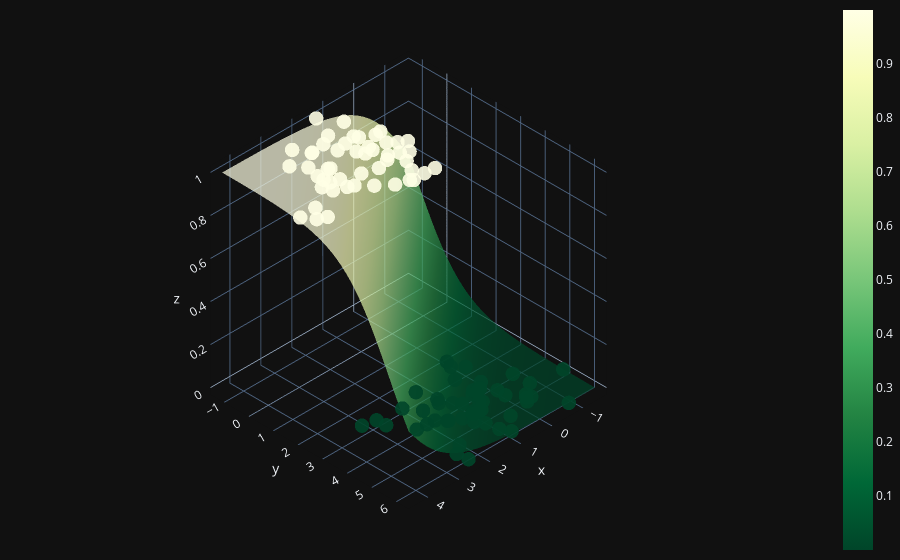

Source (notebook cell):
### Code cell
X0 = np.linspace(X[:, 0].min(), X[:, 0].max(), 100)
X1 = np.linspace(X[:, 1].min(), X[:, 1].max(), 100)
xx0, xx1 = np.meshgrid(X0, X1)
Z = W[0] * xx0 + W[1] * xx1 + b
A = 1 / (1 + np.exp(-Z))

fig = (gObj.Figure(data=[gObj.Surface(z=A, x=xx0, y=xx1, colorscale='YlGn', opacity = 0.7, reversescale=True)]))

fig.add_scatter3d(x=X[:, 0].flatten(), y=X[:, 1].flatten(), z=y.flatten(), mode='markers', marker=dict(size=5, color=y.flatten(), colorscale='YlGn', opacity = 0.9, reversescale=True))


fig.update_layout(template= "plotly_dark", margin=dict(l=0, r=0, b=0, t=0))
fig.layout.scene.camera.projection.type = "orthographic"
fig.show()

### Figure 1 — Plotly figure (JSON) as saved in the notebook; plotly's stock layout.template omitted (floating-point values rounded to 4 significant figures; data arrays with more than 128 entries replaced by an {"elided": "..."} marker saying what was removed)
{"data": [{"colorscale": [[0, "rgb(255,255,229)"], [0.125, "rgb(247,252,185)"], [0.25, "rgb(217,240,163)"], [0.375, "rgb(173,221,142)"], [0.5, "rgb(120,198,121)"], [0.625, "rgb(65,171,93)"], [0.75, "rgb(35,132,67)"], [0.875, "rgb(0,104,55)"], [1, "rgb(0,69,41)"]], "opacity": 0.7, "reversescale": true, "type": "surface", "x": {"elided": "100x100 float values"}, "y": {"elided": "100x100 float values"}, "z": {"elided": "100x100 float values"}}, {"marker": {"color": [1, 1, 0, 0, 1, 0, 0, 1, 0, 1, 0, 1, 0, 0, 1, 1, 1, 0, 1, 1, 0, 0, 1, 0, 1, 0, 1, 0, 0, 1, 1, 0, 1, 1, 1, 0, 1, 1, 0, 1, 0, 0, 0, 0, 1, 1, 1, 1, 0, 0, 1, 1, 0, 0, 0, 0, 0, 1, 1, 1, 1, 0, 0, 1, 0, 1, 0, 0, 1, 0, 0, 1, 1, 0, 0, 0, 1, 1, 0, 0, 1, 0, 0, 0, 0, 0, 1, 0, 1, 1, 1, 1, 1, 1, 0, 0, 1, 1, 0, 1], "colorscale": [[0, "rgb(255,255,229)"], [0.125, "rgb(247,252,185)"], [0.25, "rgb(217,240,163)"], [0.375, "rgb(173,221,142)"], [0.5, "rgb(120,198,121)"], [0.625, "rgb(65,171,93)"], [0.75, "rgb(35,132,67)"], [0.875, "rgb(0,104,55)"], [1, "rgb(0,69,41)"]], "opacity": 0.9, "reversescale": true, "size": 5}, "mode": "markers", "type": "scatter3d", "x": [4.219, 0.9078, -0.2765, 0.08848, 3.243, 1.442, 1.022, 3.978, 0.5889, 1.252, 0.6284, 1.686, 1.185, 0.06897, 1.787, 4.438, 3.182, 0.3038, 0.7394, 1.285, 1.131, 0.6647, 1.316, -0.1889, 2.579, 0.8731, 1.311, 0.9868, 1.42, 2.354, 2.432, 1.043, 0.9509, 2.451, 1.62, 2.155, 1.381, 1.987, 2.116, 0.564, -0.07228, 2.509, -0.73, 1.379, 0.8821, 2.222, 2.016, 1.701, -0.6539, 0.5731, 1.957, 0.7624, 2.465, 1.333, 3.246, 1.103, 2.859, 1.6, 2.976, 2.68, 1.419, 1.926, -0.09448, 2.728, 1.12, 1.557, 0.1055, 2.844, 3.155, 1.841, 1.289, 1.642, 3.923, 1.705, 0.1631, 0.3419, 1.021, 2.669, 0.4666, 0.9481, 1.194, 1.154, -0.2942, 1.737, 0.4655, 0.0808, 3.003, 2.207, 1.361, 2.632, 2.827, 2.912, 1.142, 1.055, 2.47, -1.577, 1.412, 3.005, -0.6376, 0.8298], "y": [2.234, 0.4598, 5.081, 2.323, 1.215, 2.768, 4.117, 2.378, 4.001, 0.2081, 4.46, 0.6583, 5.28, 4.356, 1.7, 1.842, -0.1823, 3.944, 0.4361, 1.437, 4.682, 4.36, 2.441, 5.205, 0.7261, 4.714, 0.07123, 6.09, 4.637, 2.224, -0.2017, 4.606, 0.9498, -0.1954, 2.747, 4.124, 0.9295, 2.611, 3.069, 1.337, 2.884, 5.773, 6.255, 3.619, 2.841, 1.533, -0.2704, -0.4773, 4.767, 5.526, 0.2342, 1.165, 6.2, 5.01, 2.849, 4.706, 2.956, 0.9151, 1.216, -0.7044, 1.574, 4.152, 5.358, 1.305, 5.758, 2.827, 3.725, 3.327, 1.553, 3.562, 3.45, 0.1502, 1.804, 4.433, 2.578, 3.941, 1.579, 1.82, 3.866, 4.732, 2.808, 3.902, 5.273, 4.425, 3.123, 4.691, 0.7427, 5.506, 0.748, 0.6894, 1.721, 0.2466, 2.015, -0.6471, 4.099, 4.957, -1.326, 0.9852, 4.091, 1.742], "z": [1, 1, 0, 0, 1, 0, 0, 1, 0, 1, 0, 1, 0, 0, 1, 1, 1, 0, 1, 1, 0, 0, 1, 0, 1, 0, 1, 0, 0, 1, 1, 0, 1, 1, 1, 0, 1, 1, 0, 1, 0, 0, 0, 0, 1, 1, 1, 1, 0, 0, 1, 1, 0, 0, 0, 0, 0, 1, 1, 1, 1, 0, 0, 1, 0, 1, 0, 0, 1, 0, 0, 1, 1, 0, 0, 0, 1, 1, 0, 0, 1, 0, 0, 0, 0, 0, 1, 0, 1, 1, 1, 1, 1, 1, 0, 0, 1, 1, 0, 1]}], "layout": {"margin": {"b": 0, "l": 0, "r": 0, "t": 0}, "scene": {"camera": {"projection": {"type": "orthographic"}}}}}
